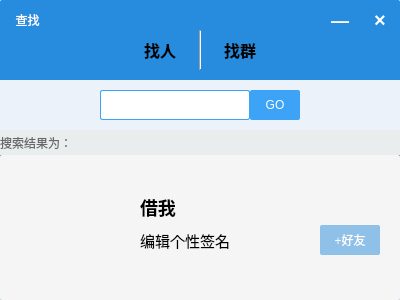
<?xml version="1.0" encoding="UTF-8"?>
<ui version="4.0">
 <class>Search</class>
 <widget class="QWidget" name="Search">
  <property name="geometry">
   <rect>
    <x>0</x>
    <y>0</y>
    <width>400</width>
    <height>300</height>
   </rect>
  </property>
  <property name="minimumSize">
   <size>
    <width>400</width>
    <height>300</height>
   </size>
  </property>
  <property name="maximumSize">
   <size>
    <width>400</width>
    <height>300</height>
   </size>
  </property>
  <property name="windowTitle">
   <string>Form</string>
  </property>
  <property name="styleSheet">
   <string notr="true"/>
  </property>
  <widget class="QWidget" name="widget" native="true">
   <property name="geometry">
    <rect>
     <x>0</x>
     <y>0</y>
     <width>400</width>
     <height>300</height>
    </rect>
   </property>
   <property name="minimumSize">
    <size>
     <width>400</width>
     <height>300</height>
    </size>
   </property>
   <property name="maximumSize">
    <size>
     <width>400</width>
     <height>300</height>
    </size>
   </property>
   <property name="styleSheet">
    <string notr="true">#widget{border-radius:2px;background:rgb(39,140,222);}</string>
   </property>
   <widget class="QLabel" name="label">
    <property name="geometry">
     <rect>
      <x>10</x>
      <y>10</y>
      <width>35</width>
      <height>20</height>
     </rect>
    </property>
    <property name="minimumSize">
     <size>
      <width>35</width>
      <height>20</height>
     </size>
    </property>
    <property name="maximumSize">
     <size>
      <width>35</width>
      <height>20</height>
     </size>
    </property>
    <property name="styleSheet">
     <string notr="true">#label{color:white}</string>
    </property>
    <property name="text">
     <string>查找</string>
    </property>
    <property name="alignment">
     <set>Qt::AlignCenter</set>
    </property>
   </widget>
   <widget class="QLabel" name="label_2">
    <property name="geometry">
     <rect>
      <x>320</x>
      <y>0</y>
      <width>40</width>
      <height>40</height>
     </rect>
    </property>
    <property name="minimumSize">
     <size>
      <width>40</width>
      <height>40</height>
     </size>
    </property>
    <property name="maximumSize">
     <size>
      <width>40</width>
      <height>40</height>
     </size>
    </property>
    <property name="font">
     <font>
      <pointsize>-1</pointsize>
      <weight>75</weight>
      <bold>true</bold>
     </font>
    </property>
    <property name="styleSheet">
     <string notr="true">#label_2{color:white;font-size:18px;}
#label_2:hover{background:rgb(255,255,255,50%);}</string>
    </property>
    <property name="text">
     <string>—</string>
    </property>
    <property name="alignment">
     <set>Qt::AlignCenter</set>
    </property>
   </widget>
   <widget class="QLabel" name="label_3">
    <property name="geometry">
     <rect>
      <x>360</x>
      <y>0</y>
      <width>40</width>
      <height>40</height>
     </rect>
    </property>
    <property name="minimumSize">
     <size>
      <width>40</width>
      <height>40</height>
     </size>
    </property>
    <property name="maximumSize">
     <size>
      <width>40</width>
      <height>40</height>
     </size>
    </property>
    <property name="font">
     <font>
      <pointsize>-1</pointsize>
      <weight>75</weight>
      <bold>true</bold>
     </font>
    </property>
    <property name="styleSheet">
     <string notr="true">#label_3{color:white;font-size:20px;}
#label_3:hover{background:rgb(255,255,255,50%);}</string>
    </property>
    <property name="text">
     <string>×</string>
    </property>
    <property name="alignment">
     <set>Qt::AlignCenter</set>
    </property>
   </widget>
   <widget class="QLabel" name="label_5">
    <property name="geometry">
     <rect>
      <x>220</x>
      <y>35</y>
      <width>40</width>
      <height>30</height>
     </rect>
    </property>
    <property name="minimumSize">
     <size>
      <width>40</width>
      <height>30</height>
     </size>
    </property>
    <property name="maximumSize">
     <size>
      <width>40</width>
      <height>30</height>
     </size>
    </property>
    <property name="styleSheet">
     <string notr="true">#label_5{font-weight:bold;font-size:16px;}
#label_5:hover{color:rgb(255,255,255);}</string>
    </property>
    <property name="text">
     <string>找群</string>
    </property>
    <property name="alignment">
     <set>Qt::AlignCenter</set>
    </property>
   </widget>
   <widget class="QLabel" name="label_4">
    <property name="geometry">
     <rect>
      <x>140</x>
      <y>35</y>
      <width>40</width>
      <height>30</height>
     </rect>
    </property>
    <property name="minimumSize">
     <size>
      <width>40</width>
      <height>30</height>
     </size>
    </property>
    <property name="maximumSize">
     <size>
      <width>40</width>
      <height>30</height>
     </size>
    </property>
    <property name="styleSheet">
     <string notr="true">#label_4{font-weight:bold;font-size:16px;}
#label_4:hover{color:rgb(255,255,255);}</string>
    </property>
    <property name="text">
     <string>找人</string>
    </property>
    <property name="alignment">
     <set>Qt::AlignCenter</set>
    </property>
   </widget>
   <widget class="Line" name="line">
    <property name="geometry">
     <rect>
      <x>180</x>
      <y>30</y>
      <width>40</width>
      <height>40</height>
     </rect>
    </property>
    <property name="minimumSize">
     <size>
      <width>40</width>
      <height>40</height>
     </size>
    </property>
    <property name="maximumSize">
     <size>
      <width>40</width>
      <height>40</height>
     </size>
    </property>
    <property name="orientation">
     <enum>Qt::Vertical</enum>
    </property>
   </widget>
   <widget class="QWidget" name="widget_2" native="true">
    <property name="geometry">
     <rect>
      <x>0</x>
      <y>80</y>
      <width>400</width>
      <height>50</height>
     </rect>
    </property>
    <property name="minimumSize">
     <size>
      <width>400</width>
      <height>50</height>
     </size>
    </property>
    <property name="maximumSize">
     <size>
      <width>400</width>
      <height>50</height>
     </size>
    </property>
    <property name="styleSheet">
     <string notr="true">#widget_2{background:rgb(235,242,249);}</string>
    </property>
    <widget class="QLineEdit" name="lineEdit">
     <property name="geometry">
      <rect>
       <x>100</x>
       <y>10</y>
       <width>150</width>
       <height>30</height>
      </rect>
     </property>
     <property name="minimumSize">
      <size>
       <width>150</width>
       <height>30</height>
      </size>
     </property>
     <property name="maximumSize">
      <size>
       <width>150</width>
       <height>30</height>
      </size>
     </property>
     <property name="styleSheet">
      <string notr="true">#lineEdit{background:white;border: 1px solid rgb(60,163,247);border-radius:2px;}</string>
     </property>
    </widget>
    <widget class="QPushButton" name="pushButton">
     <property name="geometry">
      <rect>
       <x>250</x>
       <y>10</y>
       <width>50</width>
       <height>30</height>
      </rect>
     </property>
     <property name="styleSheet">
      <string notr="true">#pushButton{background:rgb(60,163,247);color:white;border-radius:2px}
#pushButton:hover{background:rgb(50,163,240,50%);}</string>
     </property>
     <property name="text">
      <string>GO</string>
     </property>
    </widget>
   </widget>
   <widget class="QLabel" name="label_6">
    <property name="geometry">
     <rect>
      <x>0</x>
      <y>130</y>
      <width>400</width>
      <height>25</height>
     </rect>
    </property>
    <property name="minimumSize">
     <size>
      <width>400</width>
      <height>25</height>
     </size>
    </property>
    <property name="maximumSize">
     <size>
      <width>400</width>
      <height>25</height>
     </size>
    </property>
    <property name="font">
     <font>
      <weight>50</weight>
      <bold>false</bold>
     </font>
    </property>
    <property name="styleSheet">
     <string notr="true">#label_6{background:rgb(233,237,238);color:rgb(104,104,104);font-weight:normal;}</string>
    </property>
    <property name="text">
     <string>搜索结果为：</string>
    </property>
   </widget>
   <widget class="QWidget" name="widget_3" native="true">
    <property name="geometry">
     <rect>
      <x>0</x>
      <y>155</y>
      <width>400</width>
      <height>145</height>
     </rect>
    </property>
    <property name="styleSheet">
     <string notr="true">#widget_3{background:rgb(245,245,245);border-radius:2px;}</string>
    </property>
    <widget class="QLabel" name="label_7">
     <property name="geometry">
      <rect>
       <x>50</x>
       <y>35</y>
       <width>74</width>
       <height>74</height>
      </rect>
     </property>
     <property name="minimumSize">
      <size>
       <width>74</width>
       <height>74</height>
      </size>
     </property>
     <property name="maximumSize">
      <size>
       <width>74</width>
       <height>74</height>
      </size>
     </property>
     <property name="styleSheet">
      <string notr="true">#label_7{border-image:url(&quot;:/headportrait/cloud.jpg&quot;);border-radius:37px;}</string>
     </property>
     <property name="text">
      <string/>
     </property>
    </widget>
    <widget class="QLabel" name="label_8">
     <property name="geometry">
      <rect>
       <x>140</x>
       <y>40</y>
       <width>120</width>
       <height>25</height>
      </rect>
     </property>
     <property name="minimumSize">
      <size>
       <width>120</width>
       <height>25</height>
      </size>
     </property>
     <property name="maximumSize">
      <size>
       <width>120</width>
       <height>25</height>
      </size>
     </property>
     <property name="styleSheet">
      <string notr="true">#label_8{font-weight:bold;font-size:18px;}
#label_8:hover{color:black;}</string>
     </property>
     <property name="text">
      <string>借我</string>
     </property>
    </widget>
    <widget class="QLabel" name="label_9">
     <property name="geometry">
      <rect>
       <x>140</x>
       <y>75</y>
       <width>120</width>
       <height>20</height>
      </rect>
     </property>
     <property name="minimumSize">
      <size>
       <width>120</width>
       <height>20</height>
      </size>
     </property>
     <property name="maximumSize">
      <size>
       <width>120</width>
       <height>20</height>
      </size>
     </property>
     <property name="styleSheet">
      <string notr="true">#label_9{font-weight:normal;font-size:15px;}
#label_9:hover{color:black;}</string>
     </property>
     <property name="text">
      <string>编辑个性签名</string>
     </property>
    </widget>
    <widget class="QPushButton" name="pushButton_2">
     <property name="geometry">
      <rect>
       <x>320</x>
       <y>70</y>
       <width>60</width>
       <height>30</height>
      </rect>
     </property>
     <property name="styleSheet">
      <string notr="true">#pushButton_2{color:white;background:rgb(143,192,231);border-radius:2px;}
#pushButton_2:hover{background:rgb(89,169,236);}</string>
     </property>
     <property name="text">
      <string>+好友</string>
     </property>
    </widget>
   </widget>
  </widget>
 </widget>
 <resources/>
 <connections/>
</ui>
